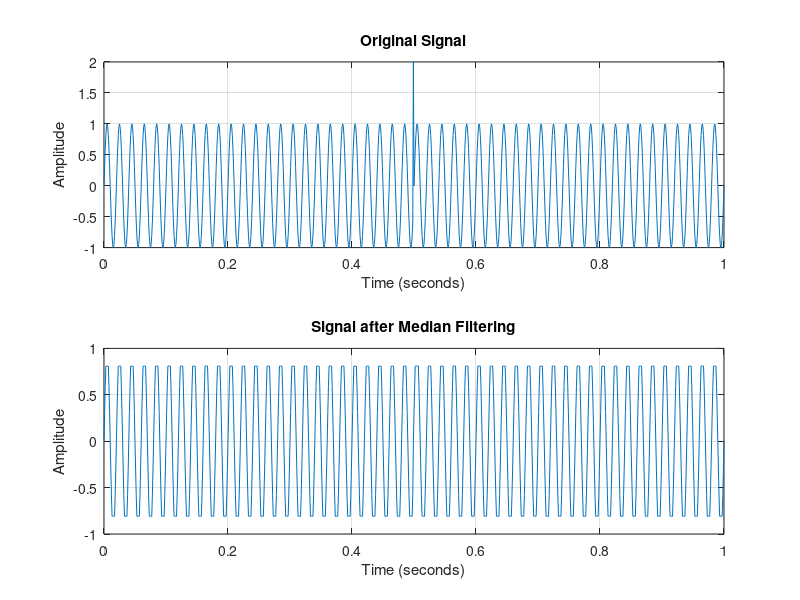

The MATLAB script that drew this image:
% Step 1: Basic Setup
fs = 1000;             % Sampling frequency of 1000 Hz
t = (0:1/fs:1)';       % Measurement time is 1 second, starting from 0, sampled every 1/fs seconds until 1 second
N = length(t);         % Number of samples

% Generate a sine wave signal
f = 50;                % Sine wave frequency of 50 Hz
y = sin(2 * pi * f * t); % Generate a sine wave

% Step 2: Add an outlier
% Add an outlier at a specific position in the signal
y(500) = 2;

% Step 3: Median Filtering
M = 7;  % Window size
p = (M - 1) / 2;  % Number of points to pad before and after

% Copy and pad the boundaries
y_padded = [repmat(y(1), p, 1); y; repmat(y(end), p, 1)];

% Define a new signal to store the median-filtered result
filtered_y = y;

% Iterate through each element of y
for i = (1 + p):(length(y) + p)
    % Extract a window from y_padded
    window = y_padded(i - p:i + p);
    % Calculate the median within the window
    median_value = median(window);
    % Assign the median value to the corresponding position in filtered_y
    filtered_y(i - p) = median_value;
end

% Step 4: Plot the original signal and the signal after median filtering
figure;
subplot(2, 1, 1);
plot(t, y);
title('Original Signal');
xlabel('Time (seconds)');
ylabel('Amplitude');
grid on;

subplot(2, 1, 2);
plot(t, filtered_y);
title('Signal after Median Filtering');
xlabel('Time (seconds)');
ylabel('Amplitude');
grid on;

